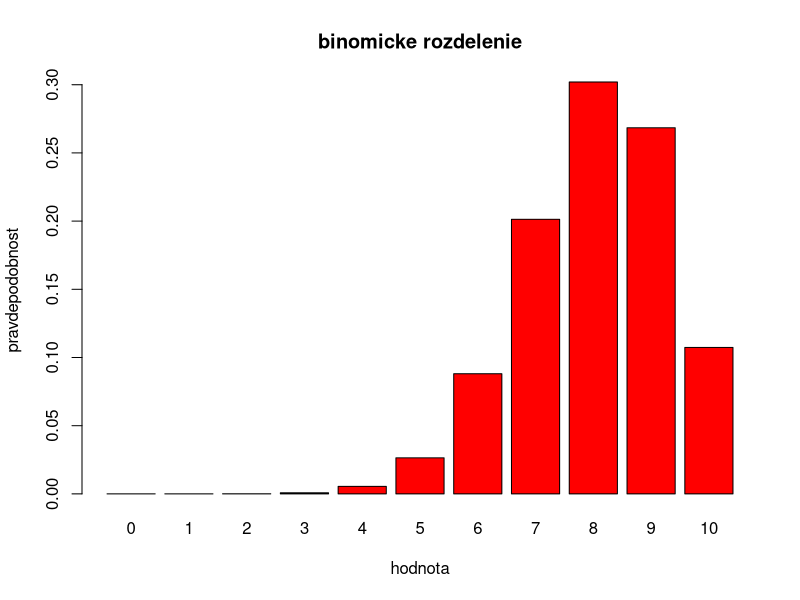
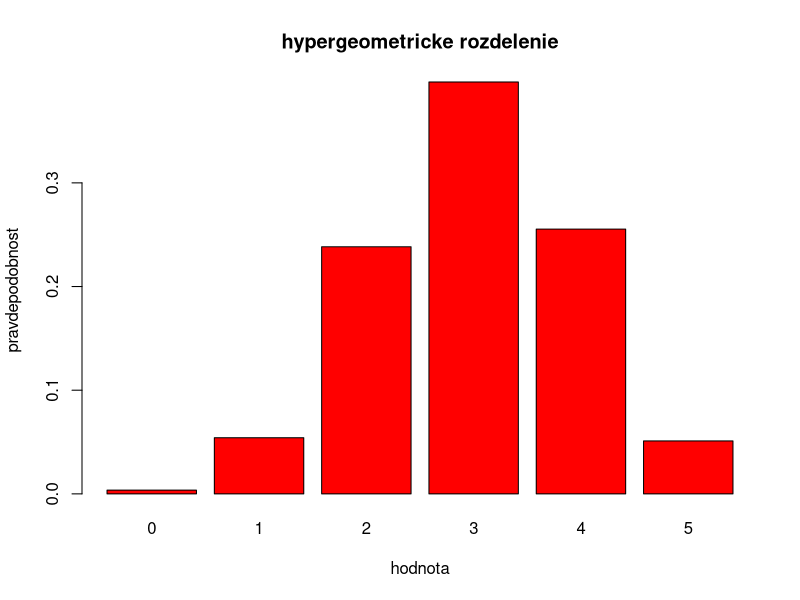
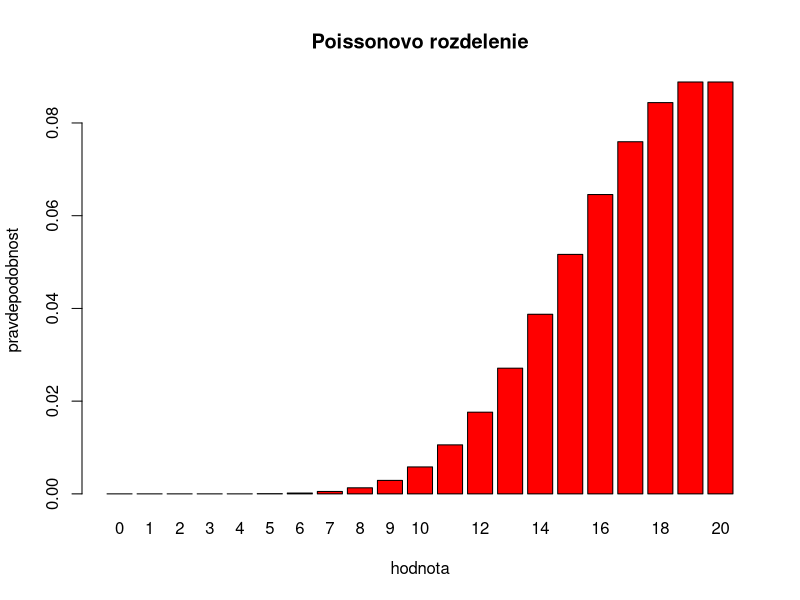
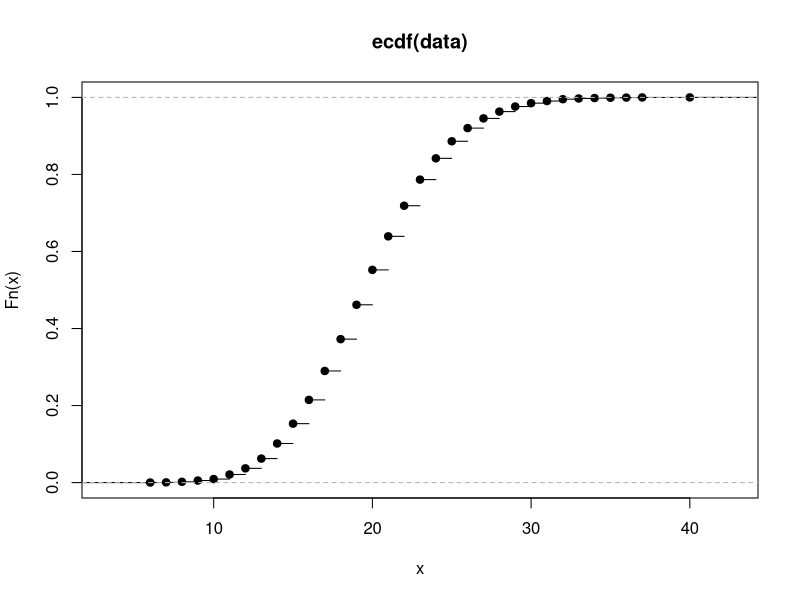
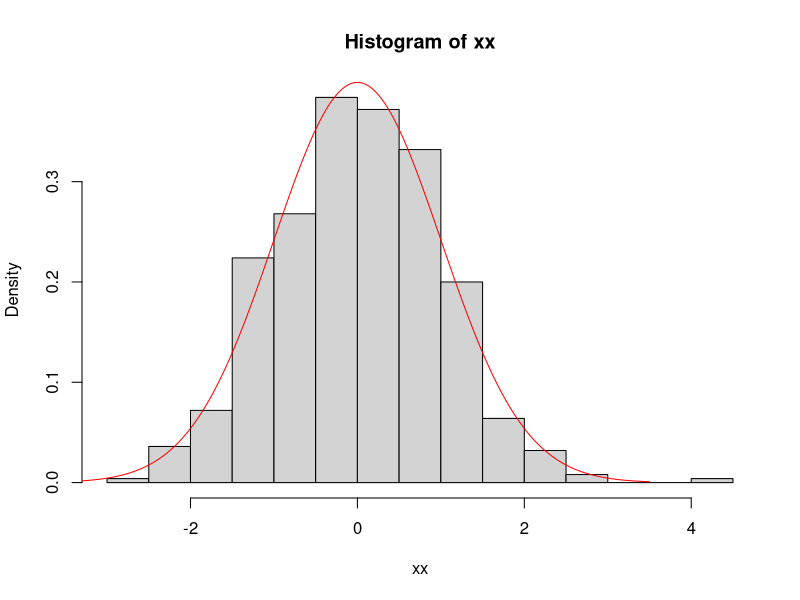
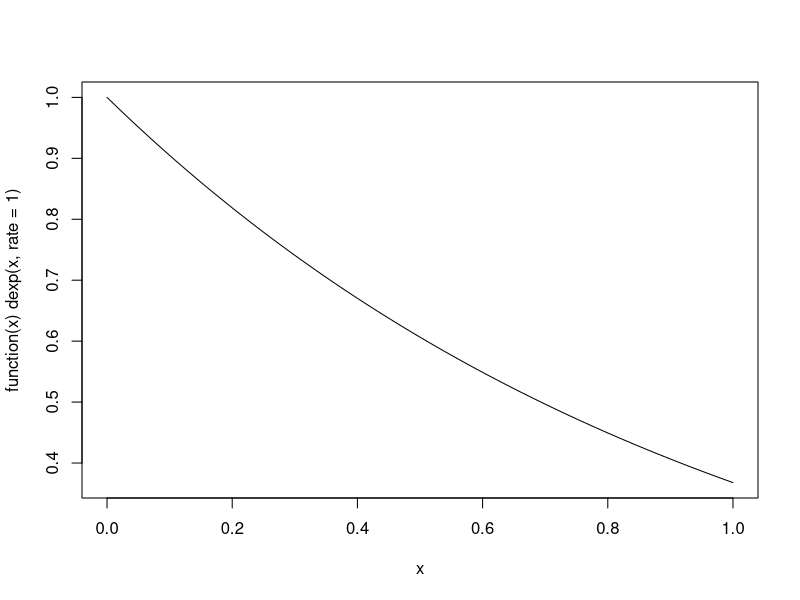

Write the R code that produced these figures, in order.
## ---- chunk 1

dbinom(10,10,0.8)
dbinom(7,10,0.8)
pbinom(8,10,0.8)
1-pbinom(4,10,0.8)
pbinom(4,10,0.8,lower.tail = FALSE)
## ---- chunk 2
xB <- c(0:10)
hustotaB <- dbinom(xB,10,0.8)
tabulkaB <- data.frame(hodnota=xB,pravdepodobnost=hustotaB)
tabulkaB
barplot(tabulkaB$pravdepodobnost, main = "binomicke rozdelenie",xlab = "hodnota", ylab = "pravdepodobnost", col = "red", names.arg = xB)
## ---- chunk 3
phyper(2,12,8,5, lower.tail = F) # x<2
dhyper(5,12,8,5)
phyper(2,12,8,5)
## ---- chunk 4
xB <- c(0:5)
hustotaB <- dhyper(xB,12,8,5)
tabulkaB <- data.frame(hodnota=xB,pravdepodobnost=hustotaB)
tabulkaB
barplot(tabulkaB$pravdepodobnost, main = "hypergeometricke rozdelenie",xlab = "hodnota", ylab = "pravdepodobnost", col = "red", names.arg = xB)
## ---- chunk 5
dpois(1,5)
dpois(0,5/3)
ppois(9,10/3,lower.tail = F)
## ---- chunk 6
xP <- c(0:20)
hustotaB <- dpois(xP, 20)
tabulkaB <- data.frame(hodnota=xP, pravdepodobnost=hustotaB)
tabulkaB
barplot(tabulkaB$pravdepodobnost, main = "Poissonovo rozdelenie",xlab = "hodnota", ylab = "pravdepodobnost", col = "red", names.arg = xP)
## ---- chunk 7



data <- rpois(10000, 20)
plot(ecdf(data))
## ---- chunk 8
pnorm(7.5, 8,2)
pnorm(9,8,2) - pnorm(7,8,2)
pnorm(10,8,2,lower.tail = F)
qnorm(0.1, 8,2)
qnorm(0.9, 8,2,lower.tail = F)
## ---- chunk 9
xx <- rnorm(500,0,1) # pre histogram
xxx <- seq(-3.5, 3.5,0.01)
hist(xx, freq = F)
lines(xxx,dnorm(xxx,0,1), col = "red")

## ---- chunk 10
pexp(1,1/2,lower.tail = F)
pexp(5,1/2)
qexp(0.05,1/2, lower.tail = F)
## ---- chunk 11
x <- 0:5
plot(function (x)dexp(x,rate = 1))
